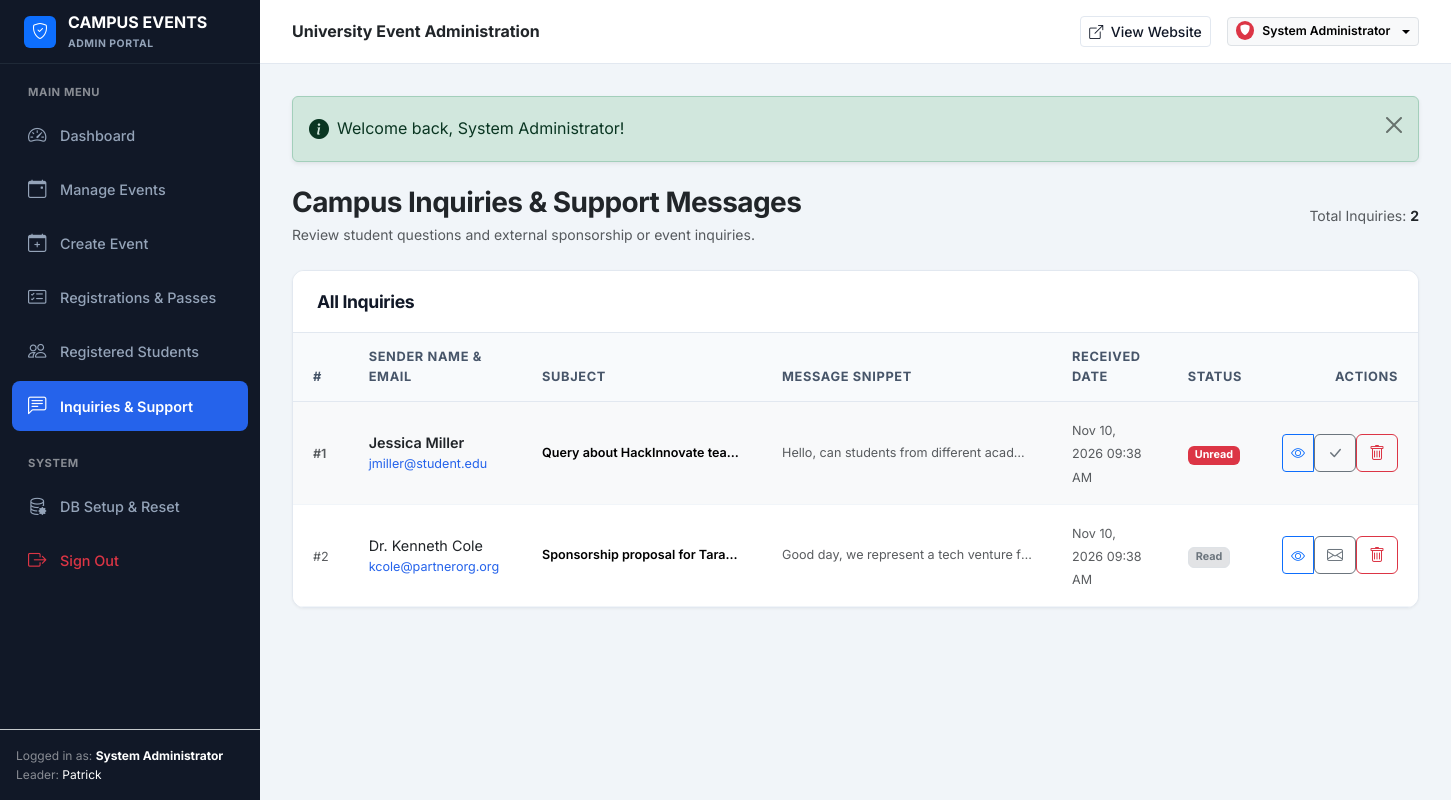
Page /admin/messages.php (signed in) on the committed database.
### tables this page shows
CREATE TABLE `users` (
  `id` INT AUTO_INCREMENT PRIMARY KEY,
  `name` VARCHAR(100) NOT NULL,
  `email` VARCHAR(150) NOT NULL UNIQUE,
  `password` VARCHAR(255) NOT NULL,
  `role` ENUM('admin', 'student') NOT NULL DEFAULT 'student',
  `roll_no` VARCHAR(50) DEFAULT NULL,
  `phone` VARCHAR(20) DEFAULT NULL,
  `department` VARCHAR(100) DEFAULT NULL,
  `year_of_study` VARCHAR(20) DEFAULT NULL,
  `avatar` VARCHAR(255) DEFAULT NULL,
  `status` ENUM('active', 'inactive') NOT NULL DEFAULT 'active',
  `created_at` TIMESTAMP DEFAULT CURRENT_TIMESTAMP
);

CREATE TABLE `contact_messages` (
  `id` INT AUTO_INCREMENT PRIMARY KEY,
  `name` VARCHAR(100) NOT NULL,
  `email` VARCHAR(150) NOT NULL,
  `subject` VARCHAR(200) NOT NULL,
  `message` TEXT NOT NULL,
  `status` ENUM('unread', 'read', 'replied') NOT NULL DEFAULT 'unread',
  `created_at` TIMESTAMP DEFAULT CURRENT_TIMESTAMP
);

### includes/functions.php (called while the page is built, shortened)
<?php
function get_flash(): ?array {
    if (isset($_SESSION['flash'])) {
        $flash = $_SESSION['flash'];
        return $flash;
    }
    return null;
}
function is_logged_in(): bool {
    return !empty($_SESSION['user_id']);
}
function current_user(): ?array {
    static $currentUser = null;
    if ($currentUser !== null) {
        return $currentUser;
    }
    $db = getDB();
    $stmt = $db->prepare("SELECT id, name, email, role, roll_no, phone, department, year_of_study, avatar, status FROM users WHERE id = :id AND status = 'active' LIMIT 1");
    $stmt->execute(['id' => $_SESSION['user_id']]);
    $currentUser = $stmt->fetch();
    return $currentUser ?: null;
}
function is_admin(): bool {
    $user = current_user();
    return $user && ($user['role'] === 'admin');
}
function require_admin(): void {
    if (!is_logged_in() || !is_admin()) {
        set_flash('danger', 'Access denied. Administrator privileges required.');
        header('Location: ' . BASE_URL . 'login.php');
        exit;
    }
}
function format_date(?string $date, string $format = 'M d, Y'): string {
    try {
        $dt = new DateTime($date);
        return $dt->format($format);
    } catch (Exception $e) {
        return $date;
    }
}

### admin/messages.php (the view, shortened to what this page needs)
<?php
require_once __DIR__ . '/../../includes/functions.php';
require_admin();
$db = getDB();
$stmt = $db->query("SELECT * FROM contact_messages ORDER BY created_at DESC");
$messages = $stmt->fetchAll();
require_once __DIR__ . '/includes/admin_header.php';
?>
<div class="d-flex flex-column flex-md-row justify-content-between align-items-md-center gap-3 mb-4">
    <div>
        <h1 class="h3 fw-bold text-dark mb-1">Campus Inquiries &amp; Support Messages</h1>
        <p class="text-muted small mb-0">Review student questions and external sponsorship or event inquiries.</p>
    </div>
    <div class="text-muted small">
        Total Inquiries: <strong class="text-dark"><?= count($messages) ?></strong>
    </div>
</div>
<div class="admin-card">
    <div class="admin-card-header">
        <h5 class="admin-card-title">All Inquiries</h5>
    </div>
    <div class="table-responsive">
        <table class="table table-custom align-middle">
            <thead>
                <tr>
                    <th style="width: 50px;">#</th>
                    <th>Sender Name &amp; Email</th>
                    <th>Subject</th>
                    <th>Message Snippet</th>
                    <th>Received Date</th>
                    <th>Status</th>
                    <th class="text-end">Actions</th>
                </tr>
            </thead>
            <tbody>
                <?php if (!empty($messages)): ?>
                    <?php foreach ($messages as $msg): ?>
                        <tr class="<?= ($msg['status'] === 'unread') ? 'table-light fw-semibold' : '' ?>">
                            <td><span class="text-muted small">#<?= $msg['id'] ?></span></td>
                            <td>
                                <div class="text-dark"><?= htmlspecialchars($msg['name']) ?></div>
                                <div class="small text-muted fw-normal">
                                    <a href="mailto:<?= htmlspecialchars($msg['email']) ?>" class="text-decoration-none">
                                        <?= htmlspecialchars($msg['email']) ?>
                                    </a>
                                </div>
                            </td>
                            <td>
                                <div class="small fw-semibold text-truncate" style="max-width: 200px;">
                                    <?= htmlspecialchars($msg['subject']) ?>
                                </div>
                            </td>
                            <td>
                                <div class="small text-muted fw-normal text-truncate" style="max-width: 250px;">
                                    <?= htmlspecialchars($msg['message']) ?>
                                </div>
                            </td>
                            <td>
                                <span class="small text-muted fw-normal"><?= format_date($msg['created_at'], 'M d, Y h:i A') ?></span>
                            </td>
                            <td>
                                <?php if ($msg['status'] === 'unread'): ?>
                                    <span class="badge bg-danger">Unread</span>
                                <?php elseif ($msg['status'] === 'read'): ?>
                                    <span class="badge bg-secondary-subtle text-secondary border">Read</span>
                                <?php else: ?>
                                    <span class="badge bg-success-subtle text-success border">Replied</span>
                                <?php endif; ?>
                            </td>
                            <td class="text-end">
                                <div class="btn-group btn-group-sm">
                                    <button type="button" class="btn btn-outline-primary" data-bs-toggle="modal" data-bs-target="#msgModal<?= $msg['id'] ?>" title="View Message">
                                        <i class="bi bi-eye"></i>
                                    </button>
                                    <form method="POST" action="messages.php" class="d-inline">
                                        <?php if ($msg['status'] === 'unread'): ?>
                                            <button type="submit" class="btn btn-outline-secondary" title="Mark as Read">
                                                <i class="bi bi-check-lg"></i>
                                            </button>
                                        <?php else: ?>
                                            <button type="submit" class="btn btn-outline-secondary" title="Mark as Unread">
                                                <i class="bi bi-envelope"></i>
                                            </button>
                                        <?php endif; ?>
                                    </form>
                                    <form method="POST" action="messages.php" class="d-inline" onsubmit="return confirm('Delete this inquiry permanently?');">
                                        <button type="submit" class="btn btn-outline-danger" title="Delete">
                                            <i class="bi bi-trash"></i>
                                        </button>
                                    </form>
                                </div>
                            </td>
                        </tr>
                    <?php endforeach; ?>
                <?php endif; ?>
            </tbody>
        </table>
    </div>
</div>
<?php require_once __DIR__ . '/includes/admin_footer.php'; ?>

### admin/includes/admin_header.php (shortened to what this page needs)
<?php
require_once __DIR__ . '/../../includes/functions.php';
$currentUser = current_user();
$adminPage = basename($_SERVER['PHP_SELF']);
?>
<!DOCTYPE html>
<html lang="en">
<head>
    <link href="https://cdn.jsdelivr.net/npm/bootstrap@5.3.3/dist/css/bootstrap.min.css" rel="stylesheet">
    <link rel="stylesheet" href="https://cdn.jsdelivr.net/npm/bootstrap-icons@1.11.3/font/bootstrap-icons.min.css">
    <link rel="stylesheet" href="<?= BASE_URL ?>assets/css/admin.css">
    <link rel="stylesheet" href="<?= BASE_URL ?>assets/css/style.css">
</head>
<body class="admin-body">
<div class="admin-wrapper">
    <?php require_once __DIR__ . '/admin_sidebar.php'; ?>
    <div class="admin-main">
        <header class="admin-header">
            <div class="d-flex align-items-center gap-3">
                <div class="fw-bold text-dark fs-6 d-none d-sm-block">
                    University Event Administration
                </div>
            </div>
            <div class="d-flex align-items-center gap-3">
                <a href="<?= BASE_URL ?>index.php" class="btn btn-outline-navy btn-sm" target="_blank">
                    <i class="bi bi-box-arrow-up-right me-1"></i> View Website
                </a>
                <div class="dropdown">
                    <button class="btn btn-light btn-sm border dropdown-toggle d-flex align-items-center gap-2" type="button" data-bs-toggle="dropdown" aria-expanded="false">
                        <span class="badge bg-danger text-white rounded-circle p-1">
                            <i class="bi bi-shield-fill"></i>
                        </span>
                        <span class="fw-semibold small"><?= htmlspecialchars($currentUser['name']) ?></span>
                    </button>
                </div>
            </div>
        </header>
        <div class="admin-content">
            <?php
            $flash = get_flash();
            if ($flash):
            ?>
                <div class="alert alert-<?= htmlspecialchars($flash['type']) ?> alert-dismissible fade show d-flex align-items-center shadow-sm mb-4" role="alert">
                    <i class="bi bi-info-circle-fill me-2 fs-5"></i>
                    <div><?= htmlspecialchars($flash['message']) ?></div>
                    <button type="button" class="btn-close" data-bs-dismiss="alert" aria-label="Close"></button>
                </div>
            <?php endif; ?>

### admin/includes/admin_sidebar.php (shortened to what this page needs)
<aside class="admin-sidebar">
    <div class="admin-sidebar-brand">
        <div class="brand-icon bg-primary" style="width: 32px; height: 32px; font-size: 1rem;">
            <i class="bi bi-shield-check"></i>
        </div>
        <div class="d-flex flex-column">
            <span class="fs-6 fw-bold text-white"><?= htmlspecialchars(APP_NAME) ?></span>
            <span style="font-size: 0.65rem; color: #94A3B8; text-transform: uppercase; letter-spacing: 0.05em;">Admin Portal</span>
        </div>
    </div>
    <div class="admin-nav">
        <div class="text-uppercase small px-3 mb-2 fw-bold text-white-50" style="font-size: 0.7rem; letter-spacing: 0.05em;">
            Main Menu
        </div>
        <ul class="list-unstyled mb-4">
            <li class="admin-nav-item">
                <a href="<?= BASE_URL ?>admin/index.php" class="admin-nav-link <?= ($adminPage === 'index.php') ? 'active' : '' ?>">
                    <i class="bi bi-speedometer2"></i>
                    <span>Dashboard</span>
                </a>
            </li>
            <li class="admin-nav-item">
                <a href="<?= BASE_URL ?>admin/events.php" class="admin-nav-link <?= (in_array($adminPage, ['events.php', 'event-edit.php'])) ? 'active' : '' ?>">
                    <i class="bi bi-calendar-event"></i>
                    <span>Manage Events</span>
                </a>
            </li>
            <li class="admin-nav-item">
                <a href="<?= BASE_URL ?>admin/event-create.php" class="admin-nav-link <?= ($adminPage === 'event-create.php') ? 'active' : '' ?>">
                    <i class="bi bi-calendar-plus"></i>
                    <span>Create Event</span>
                </a>
            </li>
            <li class="admin-nav-item">
                <a href="<?= BASE_URL ?>admin/registrations.php" class="admin-nav-link <?= ($adminPage === 'registrations.php') ? 'active' : '' ?>">
                    <i class="bi bi-card-checklist"></i>
                    <span>Registrations &amp; Passes</span>
                </a>
            </li>
            <li class="admin-nav-item">
                <a href="<?= BASE_URL ?>admin/students.php" class="admin-nav-link <?= ($adminPage === 'students.php') ? 'active' : '' ?>">
                    <i class="bi bi-people"></i>
                    <span>Registered Students</span>
                </a>
            </li>
            <li class="admin-nav-item">
                <a href="<?= BASE_URL ?>admin/messages.php" class="admin-nav-link <?= ($adminPage === 'messages.php') ? 'active' : '' ?>">
                    <i class="bi bi-chat-left-text"></i>
                    <span>Inquiries &amp; Support</span>
                </a>
            </li>
        </ul>
        <div class="text-uppercase small px-3 mb-2 fw-bold text-white-50" style="font-size: 0.7rem; letter-spacing: 0.05em;">
            System
        </div>
        <ul class="list-unstyled">
            <li class="admin-nav-item">
                <a href="<?= BASE_URL ?>setup.php" class="admin-nav-link">
                    <i class="bi bi-database-gear"></i>
                    <span>DB Setup &amp; Reset</span>
                </a>
            </li>
            <li class="admin-nav-item">
                <a href="<?= BASE_URL ?>logout.php" class="admin-nav-link text-danger">
                    <i class="bi bi-box-arrow-right"></i>
                    <span>Sign Out</span>
                </a>
            </li>
        </ul>
    </div>
    <div class="p-3 border-top border-secondary-subtle mt-auto small text-white-50" style="font-size: 0.75rem;">
        <div>Logged in as: <strong class="text-white"><?= htmlspecialchars($currentUser['name']) ?></strong></div>
        <div>Leader: <span class="text-white"><?= htmlspecialchars(TEAM_LEADER) ?></span></div>
    </div>
</aside>

### rows in the picture
users: name "System Administrator"
contact_messages: id "1", name "Jessica Miller", email "jmiller@student.edu", subject "Query about HackInnovate tea…", message "Hello, can students from different acad…", created_at "Nov 10, 2026 09:38 AM", status "Unread"
contact_messages: id "2", name "Dr. Kenneth Cole", email "kcole@partnerorg.org", subject "Sponsorship proposal for Tara…", message "Good day, we represent a tech venture f…", created_at "Nov 10, 2026 09:38 AM", status "Read"

### other values in the picture
APP_NAME "CAMPUS EVENTS"
TEAM_LEADER "Patrick"
$flash['message'] "Welcome back, System Administrator!"
count($messages) "2"
